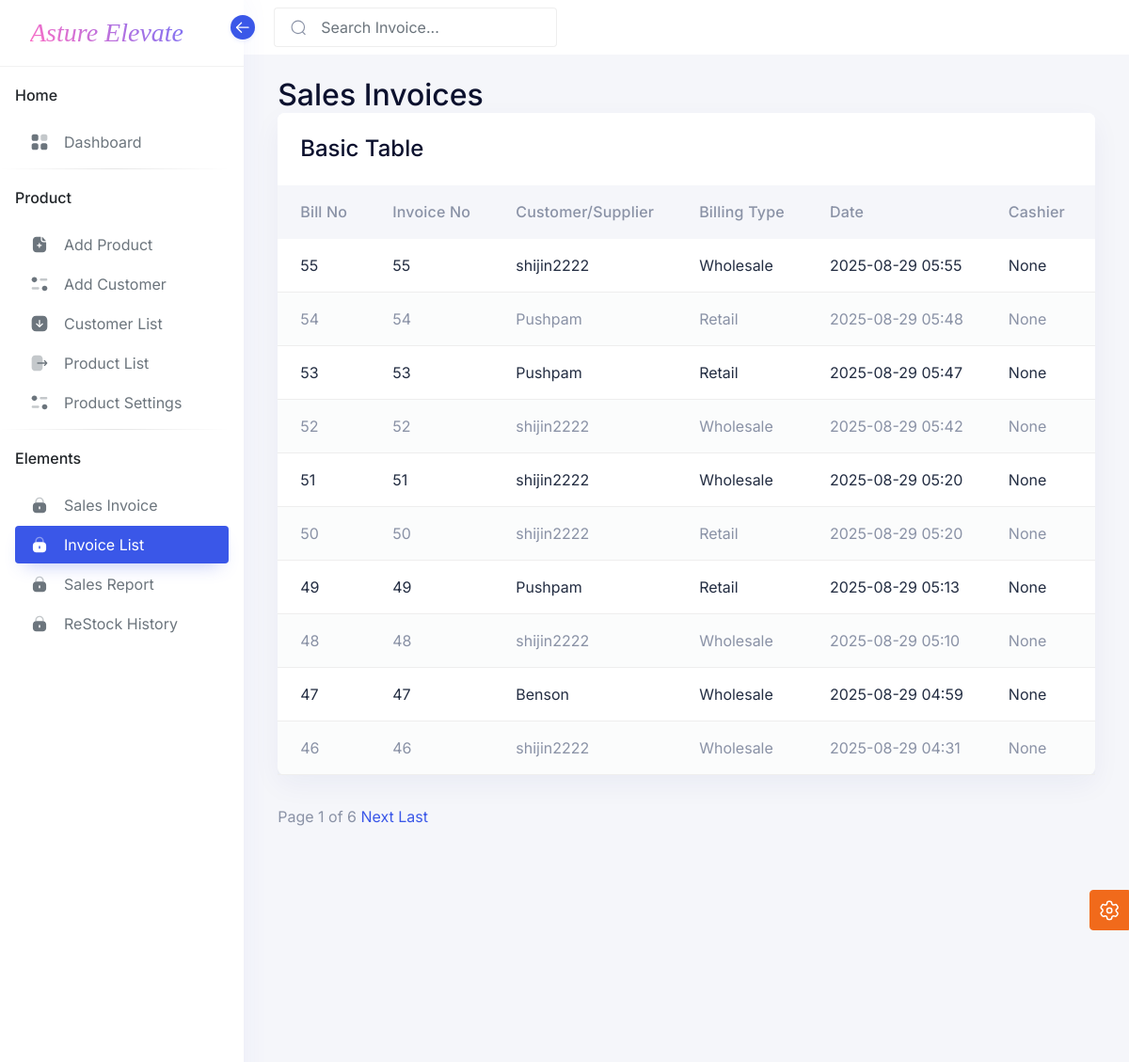
Page /Product/Invoice_List/ (upper part) on the earlier database version.
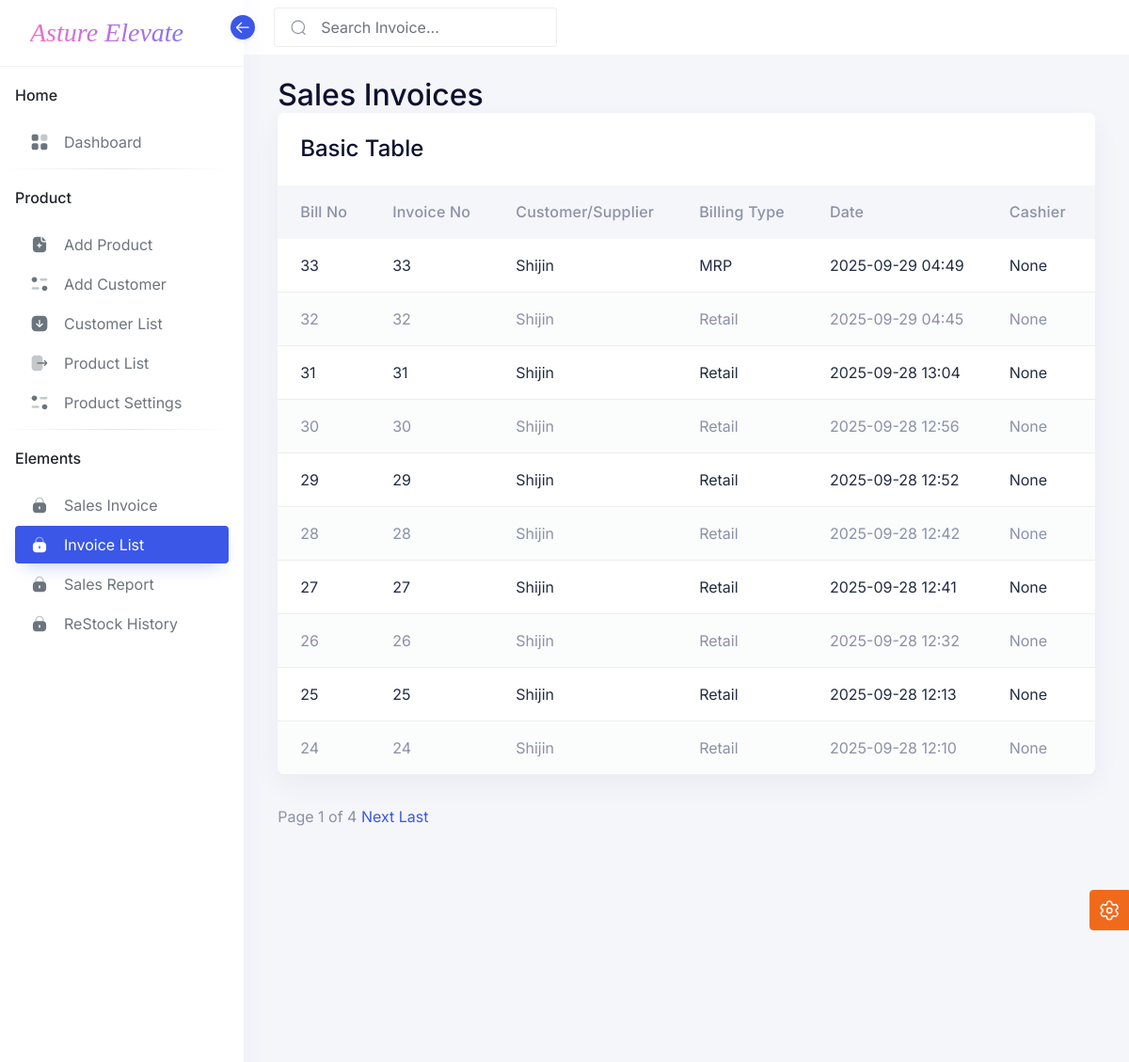
Same page on the later database version.
### Product/models.py (models this page shows, shortened)
class SalesInvoice(models.Model):
    bill_no = models.AutoField(primary_key=True)
    bill_date = models.DateField(auto_now_add=True)
    invoice_no = models.IntegerField(unique=True, blank=True, null=True)
    invoice_date = models.DateTimeField(auto_now_add=True)
    supplier = models.ForeignKey(Supplier, on_delete=models.CASCADE, null=True, blank=True)
    customer = models.ForeignKey(Customer, on_delete=models.CASCADE, null=True, blank=True)
    cashier = models.CharField(max_length=100, null=True, blank=True)
    is_local = models.BooleanField(default=True)
    is_interstate = models.BooleanField(default=False)
    billing_type = models.CharField(max_length=20, choices=[
        ('wholesale', 'Wholesale'),
        ('retail', 'Retail'),
        ('mrp', 'MRP'),
    ], default='mrp')
    subtotal = models.DecimalField(max_digits=12, decimal_places=2, default=0)
    gst_total = models.DecimalField(max_digits=12, decimal_places=2, default=0)
    round_off = models.DecimalField(max_digits=12, decimal_places=2, default=0)
    grand_total = models.DecimalField(max_digits=12, decimal_places=2, default=0)

class Customer(models.Model):
    name = models.CharField(max_length=255, db_index=True)  # Indexed for fast search
    pin_code = models.CharField(max_length=6, db_index=True)  # Indexed PIN Code
    credit_limit = models.DecimalField(max_digits=10, decimal_places=2, default=0.00)
    credit_period = models.IntegerField(help_text="Credit period in days", default=30)  # Default 30 days
    salesman = models.ForeignKey(
        "Salesman", on_delete=models.SET_NULL, null=True, blank=True
    )
    bank_account = models.ForeignKey(
        BankAccount, on_delete=models.SET_NULL, null=True, blank=True, related_name="customers"
    )
    address = models.TextField(null=True, blank=True)
    area = models.CharField(max_length=255, blank=True)  # Area of the customer
    route = models.CharField(max_length=255, blank=True)  # Route information
    district = models.CharField(max_length=255, blank=True)  # District
    state = models.CharField(max_length=255, blank=True)  # State
    country = models.CharField(max_length=50, default="India")  # Default India
    tin_no = models.CharField(max_length=15, blank=True, null=True, unique=True)  # Unique TIN
    gstin = models.CharField(max_length=15, blank=True, null=True, unique=True, db_index=True)  # Indexed
    dl_no = models.CharField(max_length=20, blank=True, null=True, unique=True)  # Unique DL Number
    contact = models.CharField(max_length=20, db_index=True)  # Indexed Contact Number
    email = models.EmailField(blank=True, null=True)
    contact_person = models.CharField(max_length=255, blank=True, null=True)
    active = models.BooleanField(default=True)  # Active Status

class Supplier(models.Model):
    name = models.CharField(max_length=255)
    address = models.TextField(null=True, blank=True)
    contact_info = models.TextField(blank=True, null=True)  # Address or contact details

### Product/views.py (the view)
# urls.py: path('Invoice_List/',invoice_list,name='invoice_list'),
def invoice_list(request):
    invoices = SalesInvoice.objects.prefetch_related("items").annotate(
        total_amount=Sum("items__total_amount")
    ).order_by("-bill_no")
    paginator = Paginator(invoices, 10)
    page_number = request.GET.get("page")
    page_obj = paginator.get_page(page_number)
    return render(request, "invoice_list.html", {"page_obj": page_obj})

### templates/invoice_list.html (shortened to what this page needs)
{% extends 'base.html' %}
{% block content %}
<h2>Sales Invoices</h2>
<div class="row">
    <div class="col-sm-12">
       <div class="card">
          <div class="card-header d-flex justify-content-between">
             <div class="header-title">
                <h4 class="card-title">Basic Table</h4>
             </div>
          </div>
          <div class="card-body p-0">
             <div class="table-responsive mt-4">
                <table id="basic-table" class="table table-striped mb-0" role="grid">
                   <thead>
                    <tr>
                        <th>Bill No</th>
                        <th>Invoice No</th>
                        <th>Customer/Supplier</th>
                        <th>Billing Type</th>
                        <th>Date</th>
                        <th>Cashier</th>
                        <th>Subtotal</th>
                    </tr>
                   </thead>
                   <tbody>
                    {% for invoice in page_obj %}
                    <tr>
                        <td>{{ invoice.bill_no }}</td>
                        <td>{{ invoice.invoice_no }}</td>
                        <td>
                            {% if invoice.customer %}
                                {{ invoice.customer.name }}
                            {% else %}
                                {{ invoice.supplier.name }}
                            {% endif %}
                        </td>
                        <td>{{ invoice.get_billing_type_display }}</td>
                        <td>{{ invoice.invoice_date|date:"Y-m-d H:i" }}</td>
                        <td>{{ invoice.cashier }}</td>
                    <td>{{ invoice.total_amount|floatformat:2  }}</td>
                    </tr>
                    {% endfor %}
                   </tbody>
                </table>
             </div>
          </div>
       </div>
    </div>
 </div>
<div>
    Page {{ page_obj.number }} of {{ page_obj.paginator.num_pages }}
    {% if page_obj.has_next %}
        <a href="?page={{ page_obj.next_page_number }}">Next</a>
        <a href="?page={{ page_obj.paginator.num_pages }}">Last</a>
    {% endif %}
</div>
{% endblock %}

Differences in the rows shown:
removed SalesInvoice: bill_no "55", invoice_no "55", customer.name "shijin2222", billing_type "Wholesale", invoice_date "2025-08-29 05:55", cashier "None"
removed SalesInvoice: bill_no "54", invoice_no "54", supplier.name "Pushpam", billing_type "Retail", invoice_date "2025-08-29 05:48", cashier "None"
removed SalesInvoice: bill_no "53", invoice_no "53", supplier.name "Pushpam", billing_type "Retail", invoice_date "2025-08-29 05:47", cashier "None"
removed SalesInvoice: bill_no "52", invoice_no "52", customer.name "shijin2222", billing_type "Wholesale", invoice_date "2025-08-29 05:42", cashier "None"
removed SalesInvoice: bill_no "51", invoice_no "51", customer.name "shijin2222", billing_type "Wholesale", invoice_date "2025-08-29 05:20", cashier "None"
removed SalesInvoice: bill_no "50", invoice_no "50", customer.name "shijin2222", billing_type "Retail", invoice_date "2025-08-29 05:20", cashier "None"
removed SalesInvoice: bill_no "49", invoice_no "49", supplier.name "Pushpam", billing_type "Retail", invoice_date "2025-08-29 05:13", cashier "None"
removed SalesInvoice: bill_no "48", invoice_no "48", customer.name "shijin2222", billing_type "Wholesale", invoice_date "2025-08-29 05:10", cashier "None"
removed SalesInvoice: bill_no "47", invoice_no "47", supplier.name "Benson", billing_type "Wholesale", invoice_date "2025-08-29 04:59", cashier "None"
removed SalesInvoice: bill_no "46", invoice_no "46", customer.name "shijin2222", billing_type "Wholesale", invoice_date "2025-08-29 04:31", cashier "None"
now on this page (row edited): SalesInvoice: bill_no "33", invoice_no "33", customer.name "Shijin", billing_type "MRP", invoice_date "2025-09-29 04:49", cashier "None"
now on this page (row edited): SalesInvoice: bill_no "32", invoice_no "32", supplier.name "Shijin", billing_type "Retail", invoice_date "2025-09-29 04:45", cashier "None"
now on this page (row edited): SalesInvoice: bill_no "31", invoice_no "31", customer.name "Shijin", billing_type "Retail", invoice_date "2025-09-28 13:04", cashier "None"
now on this page (row edited): SalesInvoice: bill_no "30", invoice_no "30", customer.name "Shijin", billing_type "Retail", invoice_date "2025-09-28 12:56", cashier "None"
now on this page (row edited): SalesInvoice: bill_no "29", invoice_no "29", customer.name "Shijin", billing_type "Retail", invoice_date "2025-09-28 12:52", cashier "None"
now on this page (row edited): SalesInvoice: bill_no "28", invoice_no "28", customer.name "Shijin", billing_type "Retail", invoice_date "2025-09-28 12:42", cashier "None"
now on this page (row edited): SalesInvoice: bill_no "27", invoice_no "27", customer.name "Shijin", billing_type "Retail", invoice_date "2025-09-28 12:41", cashier "None"
now on this page (row edited): SalesInvoice: bill_no "26", invoice_no "26", customer.name "Shijin", billing_type "Retail", invoice_date "2025-09-28 12:32", cashier "None"
now on this page (row edited): SalesInvoice: bill_no "25", invoice_no "25", customer.name "Shijin", billing_type "Retail", invoice_date "2025-09-28 12:13", cashier "None"
now on this page (row edited): SalesInvoice: bill_no "24", invoice_no "24", supplier.name "Shijin", billing_type "Retail", invoice_date "2025-09-28 12:10", cashier "None"
Other differences:
{{ page_obj.paginator.num_pages }}: "6" → "4"
